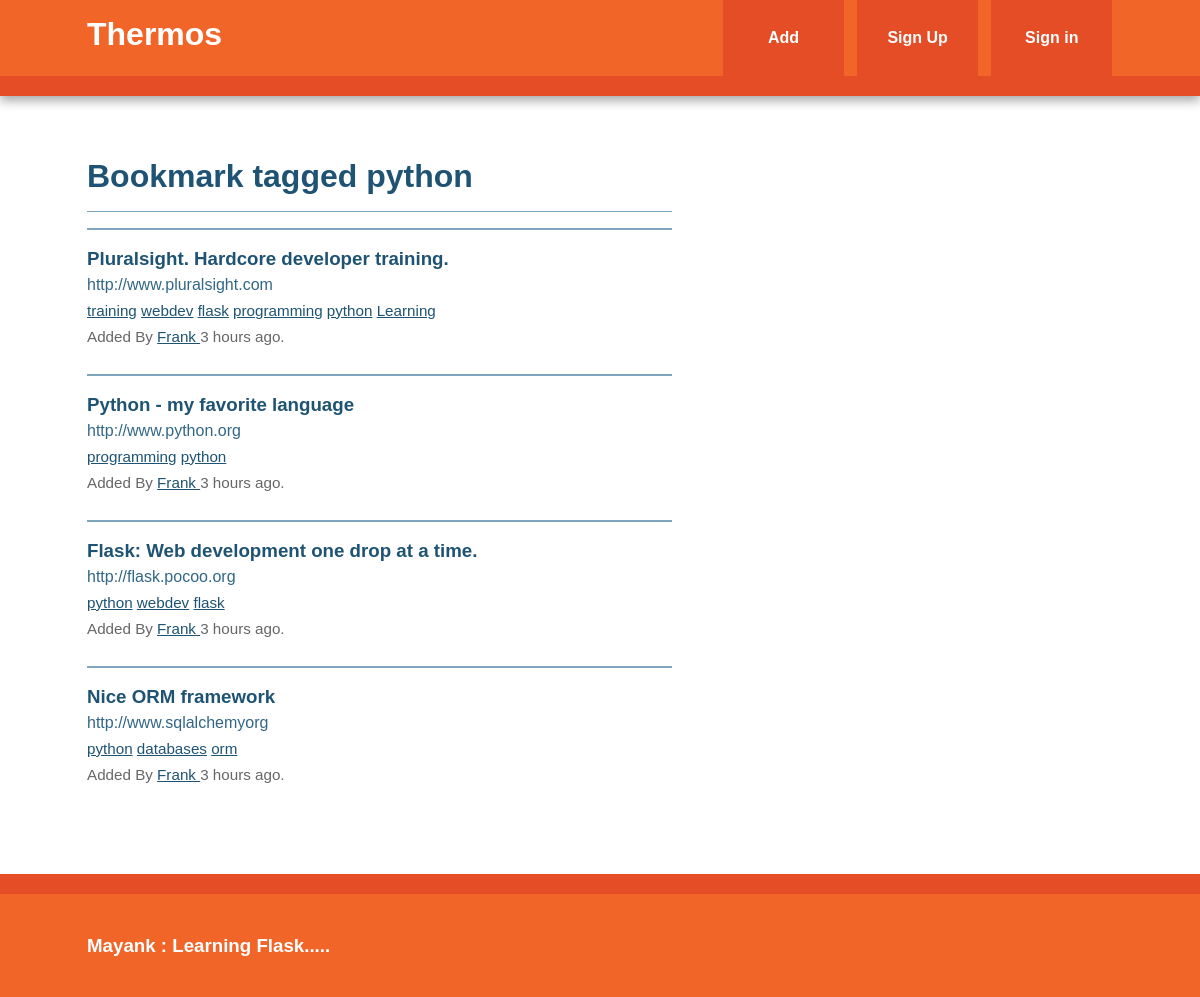
The page /tag/python on the database as committed earlier.
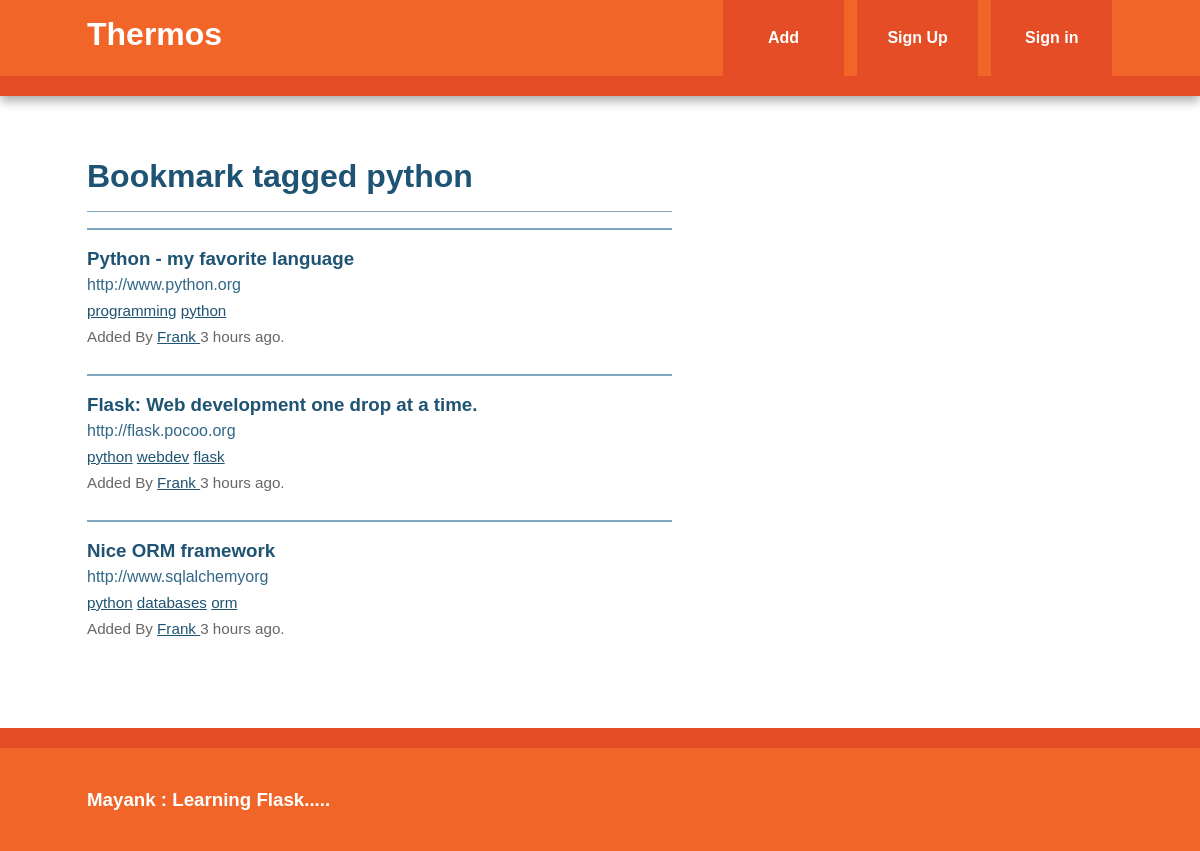
The same page on the database as committed later.
### models.py (models this page shows, shortened)
class Bookmark(db.Model):
    id = db.Column(db.Integer, primary_key = True)
    url = db.Column(db.Text, nullable = False)
    date = db.Column(db.DateTime, default = datetime.utcnow)
    description = db.Column(db.String(300))
    user_id = db.Column(db.Integer, db.ForeignKey('user.id'), nullable = False)
    _tags = db.relationship('Tag', secondary = tags, backref = db.backref('bookmarks', lazy = 'dynamic'))
    @property
    def tags(self):
        return ','.join([t.name for t in self._tags])
    @tags.setter
    def tags(self, string):
        if string:
            self._tags = [Tag.get_or_create(name) for name in string.split(',')]

class Tag(db.Model):
    id = db.Column(db.Integer, primary_key = True)
    name = db.Column(db.String(25), nullable = False, unique = True, index = True)
    def __repr__(self):
        return self.name

class User(db.Model, UserMixin):
    id = db.Column(db.Integer, primary_key = True)
    username = db.Column(db.String(80), unique = True)
    email = db.Column(db.String(120), unique = True)
    bookmarks = db.relationship('Bookmark', backref = 'user', lazy = 'dynamic')
    password_hash = db.Column(db.String)
    @property
    def password(self):
        raise AttributeError('password write-only field')

### view.py (the view)
@app.route('/tag/<name>')
def tag(name):
    tag = Tag.query.filter_by(name = name).first_or_404()
    return render_template('tag.html', tag = tag)

### view.py (called while the page is built)
@app.context_processor
def inject_tags():
    return dict(all_tags = Tag.all)

### templates/tag.html (shortened to what this page needs)
{% extends "base.html" %}
{% block content %}
    <article>
        <header>
              <h1>Bookmark tagged {{ tag }}</h1>
              {% if tag.bookmarks.count() > 0 %}
                  {% with bookmarks = tag.bookmarks %}
                        {% include 'bookmarks_list.html' %}
                  {% endwith %}
              {% else %}
                  There are no bookmark with this tag.
              {% endif %}
        </header
    </article>
{% endblock %}

### templates/bookmarks_list.html
<ul class="bookmarks" >
    {% for bookmark in bookmarks %}
        <li>
            {% include "bookmarks.html" %}
        </li>
    {% endfor %}
</ul>

### templates/bookmarks.html (shortened to what this page needs)
<div class = 'bookmarks'>
    <a class = 'header' href = '{{ bookmark.url }}'>
        <h3 class = 'description'>
              {{ bookmark.description|truncate(50, killwords = True) }}
        </h3>
        <span class = 'url'>
              {{ bookmark.url|truncate(50, killwords = True) }}
        </span>
    </a>
    <div class = 'info'>
        <span class = 'tags'>
              {% if bookmark.tags %}
                      {% for t in bookmark._tags %}
                            <a href = '{{ url_for("tag", name = t) }}'>{{ t }}</a>
                      {% endfor %}
              {% else %}
                      No tags.
              {% endif %}
        </span>
        <br>
        Added By <a href = '{{ url_for("user", username = bookmark.user.username) }}'>
              {{ bookmark.user.username }}
        </a>
        {{ moment(bookmark.date).fromNow() }}.
    </div>
</div>

Rows that differ between the two databases and show on the page:
removed Bookmark: description "Pluralsight. Hardcore developer training.", url "http://www.pluralsight.com", user.username "Frank", date "3 hours ago", Tag (name "webdev"), Tag (name "flask"), Tag (name "programming"), Tag (name "python")
no longer on this page (row unchanged): Tag: name "training", shown under "Pluralsight. Hardcore developer training."
no longer on this page (row unchanged): Tag: name "Learning", shown under "Pluralsight. Hardcore developer training."
